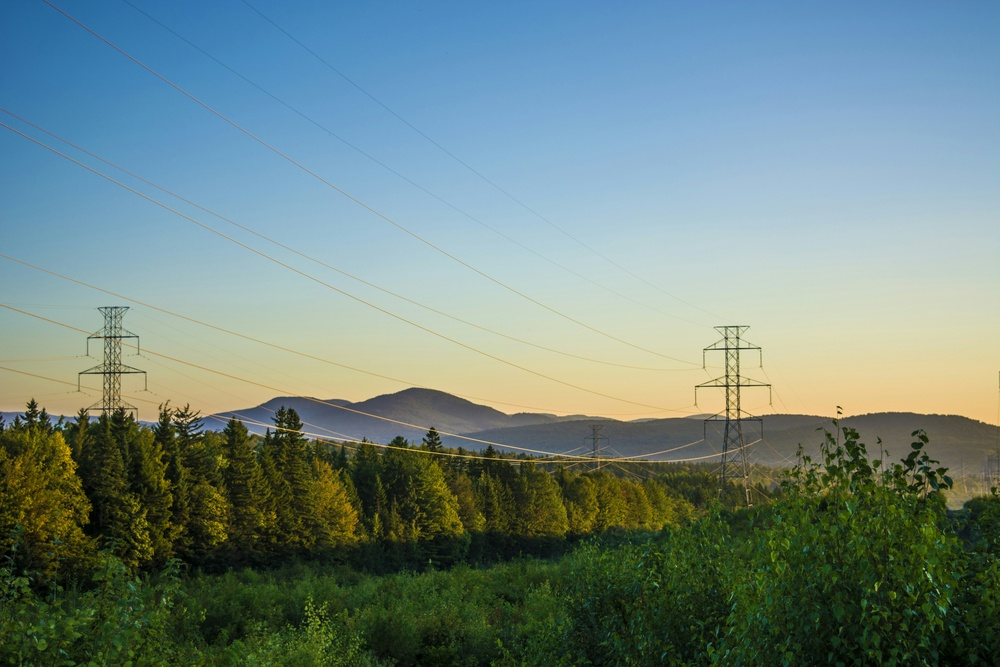
#> input picture ProjectFiles/application/application/static/1.jpg, 1000 x 667 px, shrunk from 6000 x 4000 before the run, given in place of 1.png, which was not available; the run also reads 1 picture not shown here
$ jupyter execute --allow-errors pic2csv.ipynb   (older library calls are emulated)
#> lines starting #> are read from the running program, lines starting #| are printed output that depends on the picture; pictures that were not available may be replaced by others from this repository, and a replacement may not be noted
[cell 1]
import cv2
import numpy as np
from skimage import color, feature
from scipy.stats import kurtosis

[cell 2]
def extract_features(image_path):
    # Read the image
#> called with image_path = './high_dense/1.png'
    img = cv2.imread(image_path)
#> img is the input picture: shape (667, 1000, 3); mean B, G, R 128.5, 133.1, 111
    #print(img.shape)
    # Convert the image to different color spaces
    hsv_img = cv2.cvtColor(img, cv2.COLOR_BGR2HSV)
#> hsv_img: shape (667, 1000, 3); mean H, S, V 68.1, 107.3, 148.8
    lab_img = cv2.cvtColor(img, cv2.COLOR_BGR2LAB)
#> lab_img: shape (667, 1000, 3); mean of channels 0, 1, 2 135, 121.1, 128.7

    # Split the channels
    b, g, r = cv2.split(img)
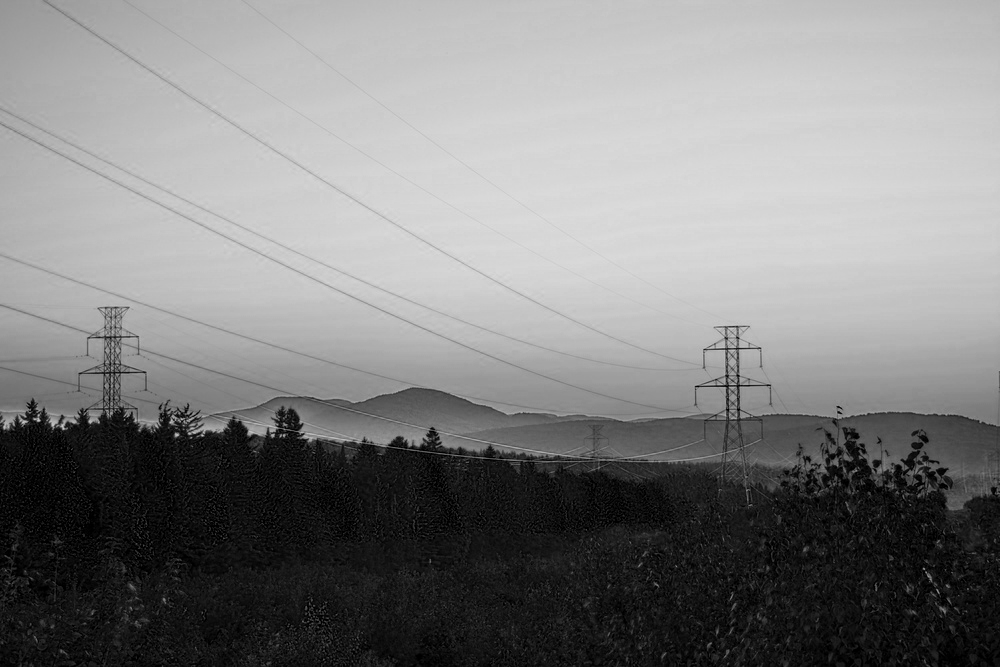
#> b: shape (667, 1000); min 0, max 221, mean 128.5
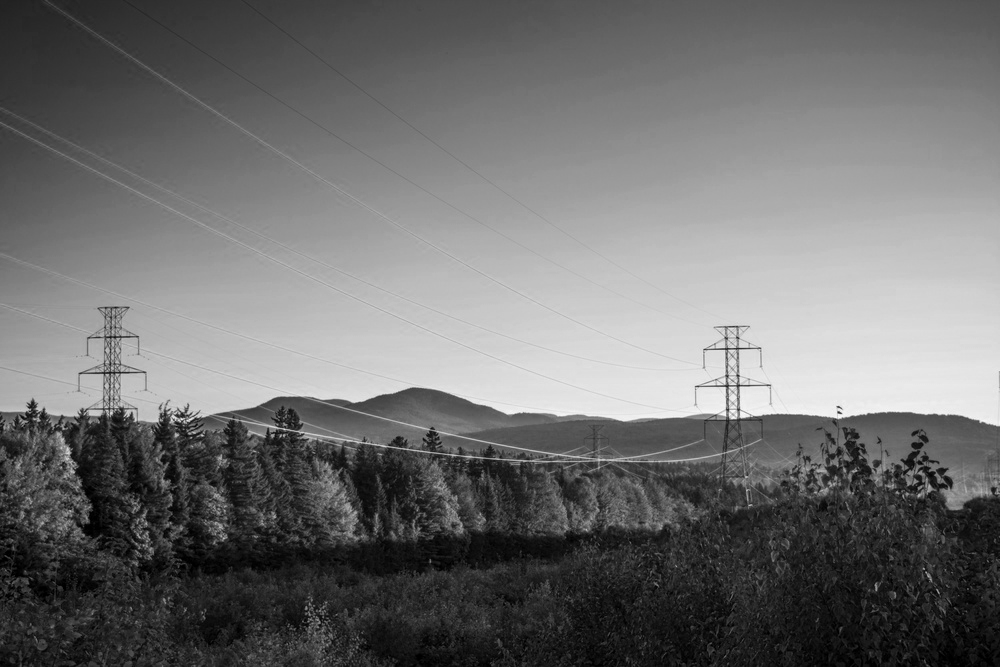
#> r: shape (667, 1000); min 0, max 253, mean 111
    h, s, v = cv2.split(hsv_img)
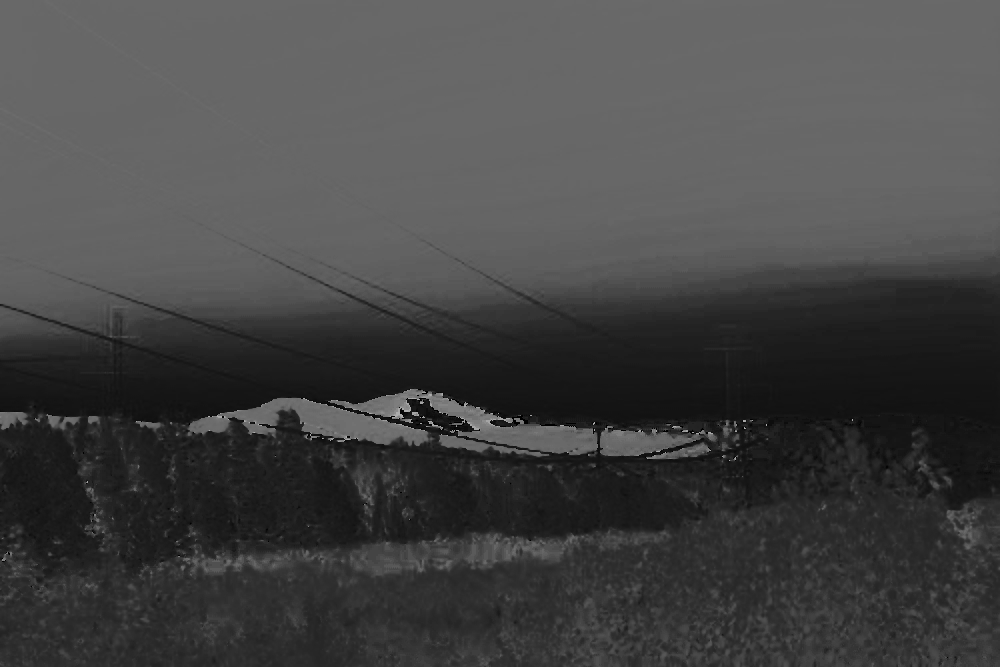
#> h: shape (667, 1000); min 0, max 177, mean 68.1
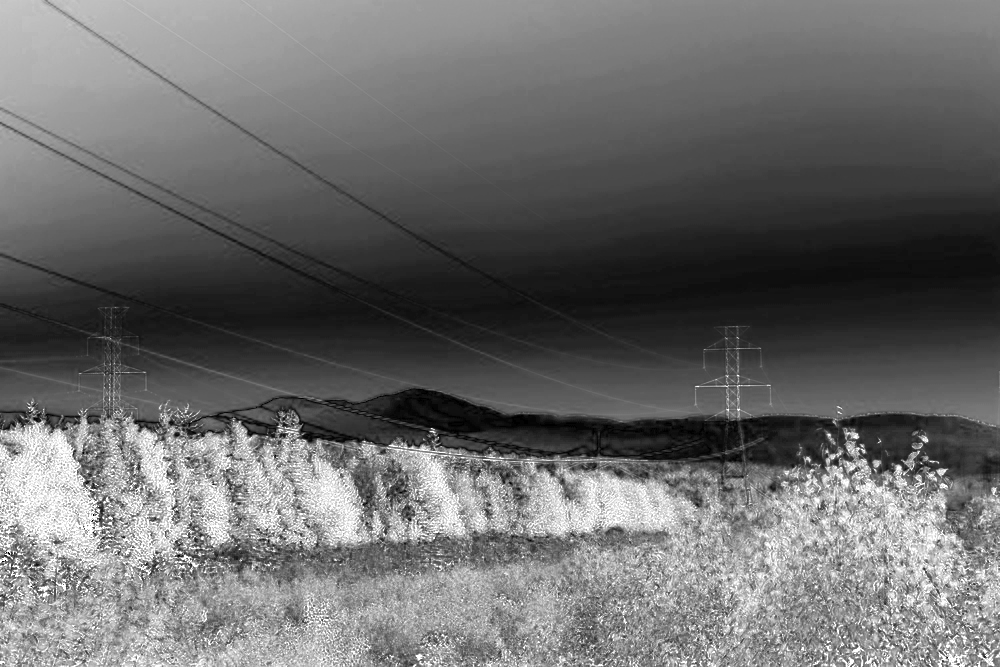
#> s: shape (667, 1000); min 0, max 255, mean 107.3
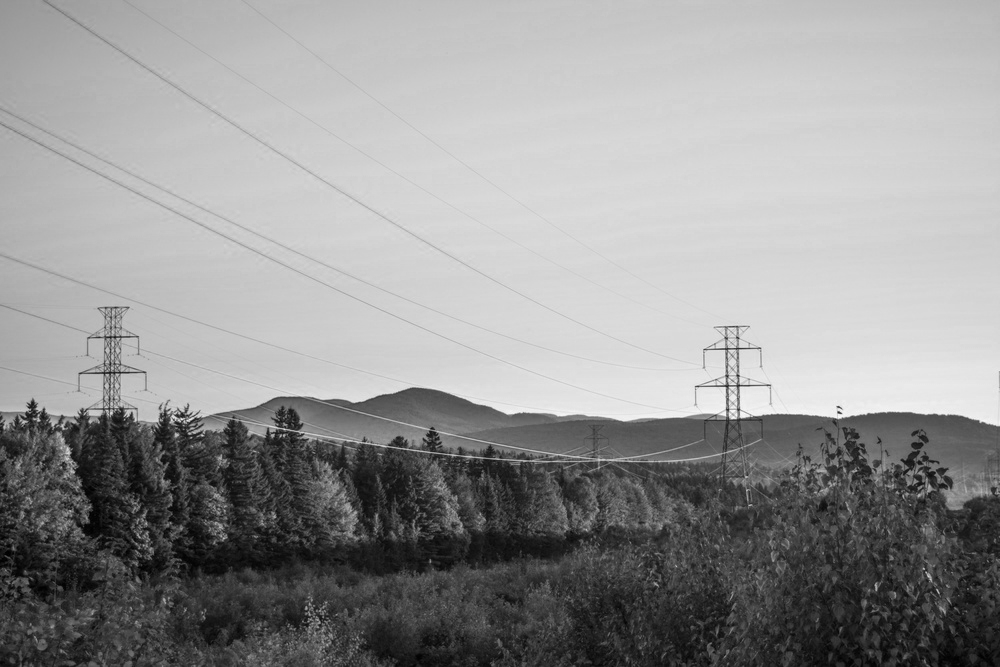
#> v: shape (667, 1000); min 0, max 253, mean 148.8
    l, a, b_human = cv2.split(lab_img)
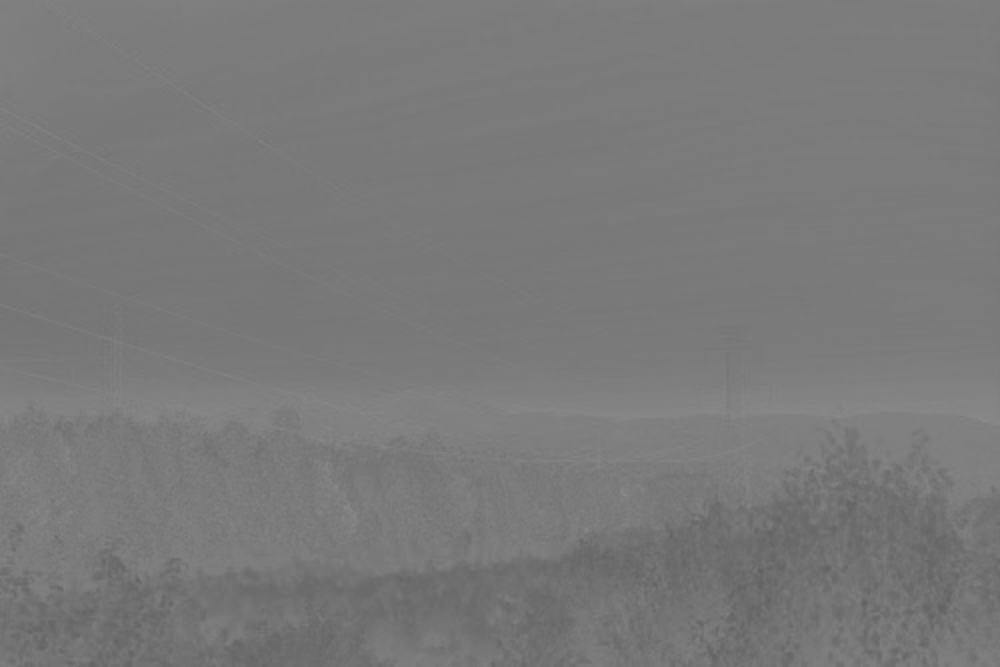
#> a: shape (667, 1000); min 96, max 139, mean 121.1
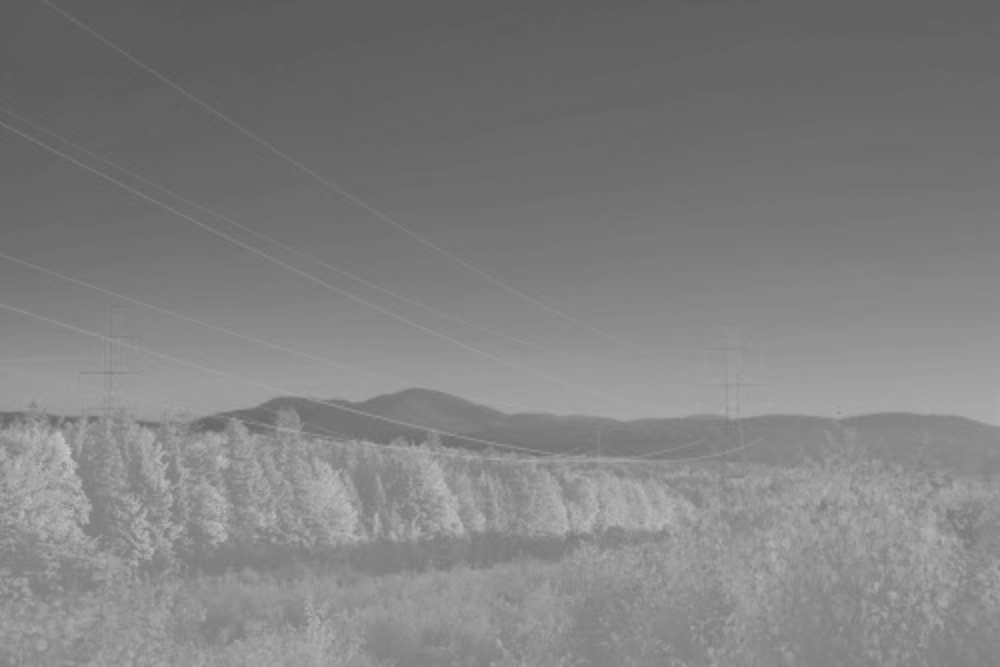
#> b_human: shape (667, 1000); min 90, max 199, mean 128.7

    # Calculate mean values
    mean_r, mean_g, mean_b = np.mean(r), np.mean(g), np.mean(b)
#> mean_r = 111; mean_g = 133.1; mean_b = 128.5
    mean_h, mean_s, mean_v = np.mean(h), np.mean(s), np.mean(v)
#> mean_h = 68.07; mean_s = 107.3; mean_v = 148.8
    mean_l, mean_a, mean_bhuman = np.mean(l), np.mean(a), np.mean(b_human)
#> mean_l = 135; mean_a = 121.1; mean_bhuman = 128.7

    # Calculate standard deviations
    std_r, std_g, std_b = np.std(r), np.std(g), np.std(b)
#> std_r = 65.23; std_g = 63.97; std_b = 81.8
    std_h, std_s, std_v = np.std(h), np.std(s), np.std(v)
#> std_h = 32.69; std_s = 59.15; std_v = 72.03
    std_l, std_a, std_bhuman = np.std(l), np.std(a), np.std(b_human)
#> std_l = 65.94; std_a = 4.97; std_bhuman = 21.41

    # Calculate variances
    var_r, var_g, var_b = np.var(r), np.var(g), np.var(b)
#> var_r = 4254.8; var_g = 4092.5; var_b = 6691.4
    var_h, var_s, var_v = np.var(h), np.var(s), np.var(v)
#> var_h = 1068.3; var_s = 3498.2; var_v = 5188.3
    var_l, var_a, var_bhuman = np.var(l), np.var(a), np.var(b_human)
#> var_l = 4347.6; var_a = 24.68; var_bhuman = 458.6
    gray_img = cv2.cvtColor(img, cv2.COLOR_BGR2GRAY)

    kurtosis_r, kurtosis_g, kurtosis_b = kurtosis(r), kurtosis(g), kurtosis(b)
#> kurtosis_r = 1000 values, max -0.455 at index 110, min -1.43 at index 855, mean -1.16; kurtosis_g = 1000 values, max -0.94 at index 64, min -1.55 at index 294, mean -1.33; kurtosis_b = 1000 values, max -1.37 at index 952, min -1.84 at index 109, mean -1.57
    kurtosis_r_single = np.mean(kurtosis_r)
#> kurtosis_r_single = -1.16
    kurtosis_g_single = np.mean(kurtosis_g)
#> kurtosis_g_single = -1.33
    kurtosis_b_single = np.mean(kurtosis_b)
#> kurtosis_b_single = -1.57
    # Other texture features
    glcm = feature.graycomatrix(gray_img, [1], [0], symmetric=True, normed=True)
    energy = feature.graycoprops(glcm, prop='energy')[0, 0]
#> energy = 0.0442
    ASM = feature.graycoprops(glcm, prop='ASM')[0, 0]
#> ASM = 0.00196
    contrast = feature.graycoprops(glcm, prop='contrast')[0, 0]
#> contrast = 82.42
    homogeneity = feature.graycoprops(glcm, prop='homogeneity')[0, 0]
#> homogeneity = 0.549

    features_dict = {
        "mean_r": mean_r, "mean_g": mean_g, "mean_b": mean_b,
        "mean_h": mean_h, "mean_s": mean_s, "mean_v": mean_v,
        "mean_l": mean_l, "mean_a": mean_a, "mean_bhuman": mean_bhuman,
        "std_r": std_r, "std_g": std_g, "std_b": std_b,
        "std_h": std_h, "std_s": std_s, "std_v": std_v,
        "std_l": std_l, "std_a": std_a, "std_bhuman": std_bhuman,
        "var_r": var_r, "var_g": var_g, "var_b": var_b,
        "var_h": var_h, "var_s": var_s, "var_v": var_v,
        "var_l": var_l, "var_a": var_a, "var_bhuman": var_bhuman,
        "energy": energy, "ASM": ASM, "contrast": contrast, "homogeneity": homogeneity,
        "kurtosis_r_single": kurtosis_r_single, "kurtosis_g_single": kurtosis_g_single, "kurtosis_b_single": kurtosis_b_single
    }

    return features_dict

[cell 3]
image_path = "./high_dense/1.png"
x = extract_features(image_path)
#> x = 34 items
len(x)
#> Out = 34

[cell 4]
x

[cell 5]
import numpy as np
import pandas as pd
import os

[cell 6]
def create_dataframe(image_folder, label):
    df_rows = []

    # Loop through images in the folder
    for filename in os.listdir(image_folder):
        if filename.endswith(".png"):
            print(filename)
            img_path = os.path.join(image_folder, filename)

            # Extract features from the image
            features_dict = extract_features(img_path)
#> features_dict = 34 items

            # Add label to the dictionary
            features_dict["class"] = label

            # Append the dictionary to the list of rows
            df_rows.append(features_dict)

    # Create a DataFrame from the list of rows
    df = pd.DataFrame(df_rows)
#> df = table of 3 rows and 35 columns

    return df

[cell 7]
dataHD = create_dataframe('./high_dense',1)
#> dataHD = table of 3 rows and 35 columns

[cell 8]
dataHD.head()
#> Out = table of 3 rows and 35 columns

[cell 9]
dataHD.shape
#> Out = (3, 35)

[cell 10]
dataHD.isna().sum()

[cell 11]
dataHD.fillna(dataHD.mean(), inplace=True)

#> (a cell that did not finish here is left out)
